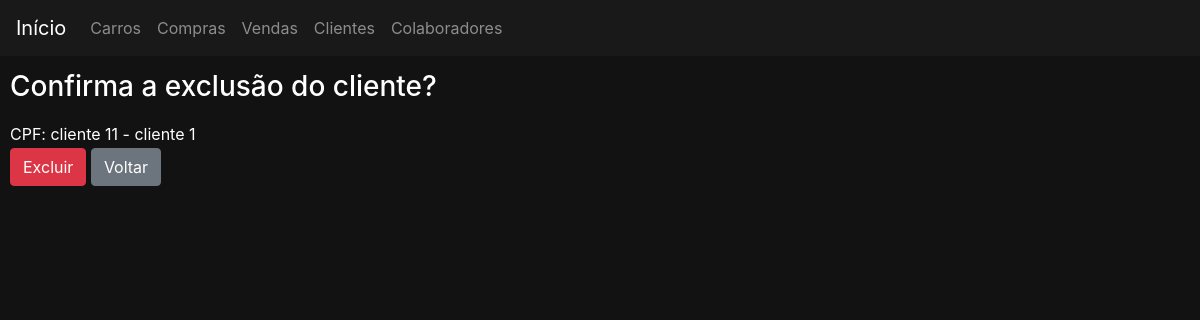
Page /clientes/excluir/17 on the earlier database version.
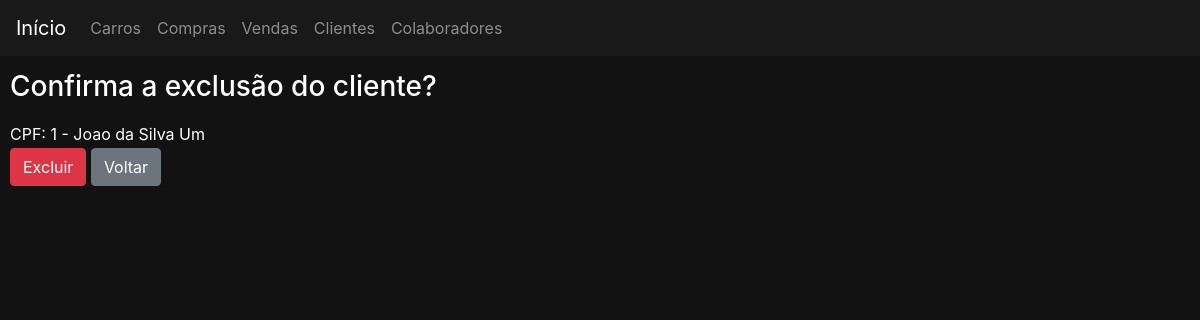
Same page on the later database version.
### clientes/models.py (models this page shows)
class Cliente(Pessoa):
    renda = models.DecimalField(max_digits=15, decimal_places=2, verbose_name='renda')
    profissao = models.CharField(max_length=20, verbose_name='profissao')
    class Meta:
        permissions = (
            ('permissao_gerente', 'permissao gerente'),
            ('permissao_supervisor', 'permissao supervisor'),
            ('permissao_vendedor', 'permissao vendendor'),
            ('permissao_funcionario', 'permissao todos funcionarios'),
        )

### clientes/views.py (the view, shortened to what this page needs)
# urls.py: path('excluir/<int:pk>', views.ClienteExcluir.as_view(), name='excluir'),
class ClienteExcluir(generic.DeleteView, LoginRequiredMixin):
    model  = Cliente
    template_name = 'clientes/cliente_excluir.html'
    permission_required = 'clientes.permissao_gerente'
    success_url = reverse_lazy('clientes:listar')

### pessoas/models.py (called while the page is built)
    def __str__(self) -> str:
        return self.nomeCompleto

### clientes/templates/clientes/cliente_excluir.html
    {% extends 'base.html' %}
    {% block 'body' %}
        <h3>Confirma a exclusão do cliente?</h3>
        <label>CPF: {{ cliente.cpf }} - {{ cliente }}</label>
        <form action="" method="POST"> {% csrf_token %}
            <input type="submit" class="btn btn-danger" value="Excluir">
            <a href="{% url 'clientes:listar' %}" class="btn btn-secondary">Voltar</a>
        </form>
    {% endblock %}

Differences in the rows shown:
changed Cliente: cpf "cliente 11" → "1"; nomeCompleto "cliente 1" → "Joao da Silva Um"
